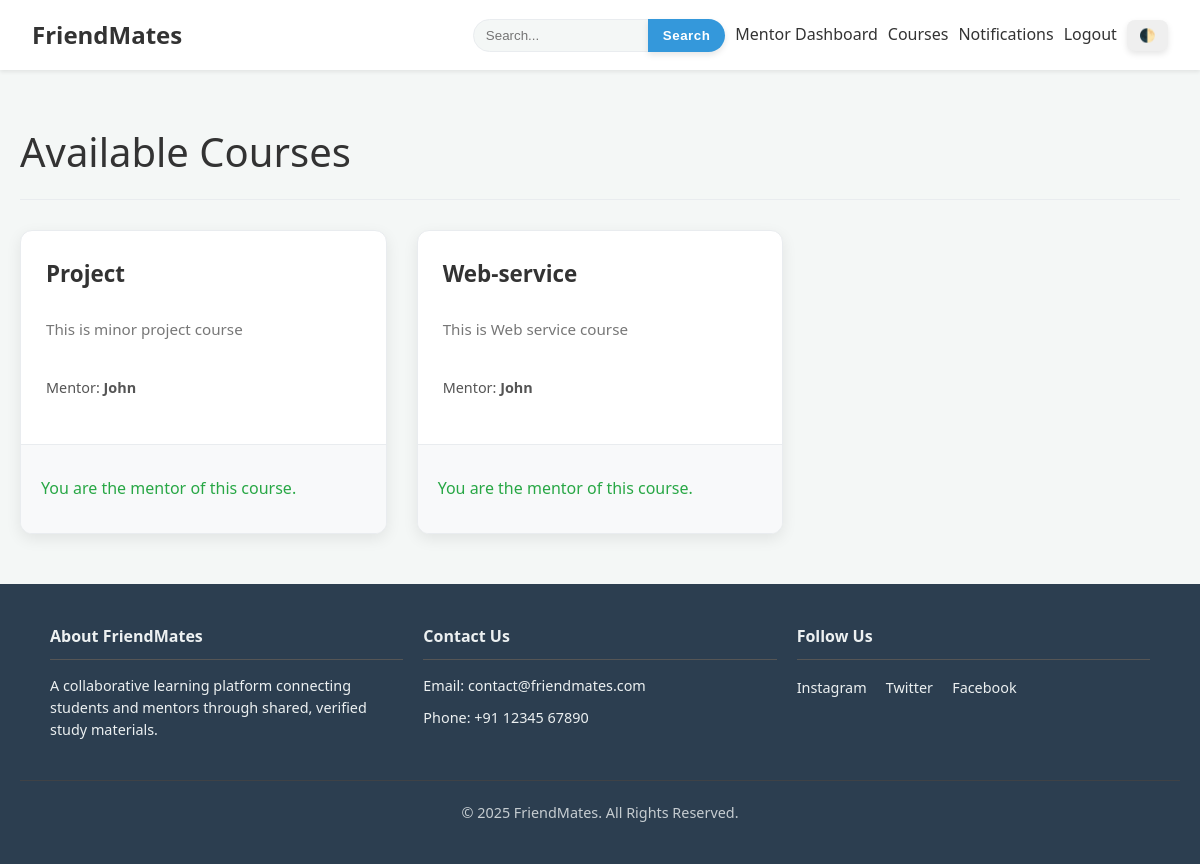
The page /courses/ (signed in) on the database its author committed.
### classroom/models.py (models this page shows, shortened)
class Course(models.Model):
    title = models.CharField(max_length=200)
    description = models.TextField()
    mentor = models.ForeignKey(User, on_delete=models.CASCADE, related_name='courses')
    enrolled_students = models.ManyToManyField(User, through='Enrollment', related_name='enrolled_courses')

### classroom/views.py (the view)
# urls.py: path('courses/', views.course_list, name='course_list'),
@login_required
def course_list(request):
    courses = Course.objects.all().order_by('title')
    return render(request, 'classroom/course_list.html', {'courses': courses})

### classroom/views.py (called while the page is built)
def notifications_context_processor(request):
    if request.user.is_authenticated:
        return {'unread_notifications_count': request.user.notifications.filter(is_read=False).count()}
    return {}

### classroom/templates/classroom/course_list.html
{% extends 'classroom/base.html' %}
{% load classroom_extras %}
{% block content %}
<div class="page-header">
    <h2>Available Courses</h2>
</div>
<div class="course-grid">
    {% for course in courses %}
        <div class="course-card">
            <div class="course-card-content">
                <h3><a href="{% url 'classroom:course_detail' course.pk %}">{{ course.title }}</a></h3>
                <p class="course-card-description">{{ course.description|truncatewords:20 }}</p>
                <p class="course-card-meta">Mentor: <strong>{{ course.mentor.username }}</strong></p>
            </div>
            <div class="course-card-footer">
                {% if user.is_authenticated %}
                    {% if user == course.mentor %}
                        <p class="enrolled-status">You are the mentor of this course.</p>
                    {% elif course|get_enrollment_status:user %}
                        <p class="enrolled-status">✓ Enrolled</p>
                    {% else %}
                        <a href="{% url 'classroom:enroll' course.pk %}" class="btn btn-primary">Enroll Now</a>
                    {% endif %}
                {% else %}
                    <a href="{% url 'login' %}" class="btn btn-secondary">Login to enroll</a>
                {% endif %}
            </div>
        </div>
    {% empty %}
        <div class="content-card">
            <p>No courses are available yet. Check back soon!</p>
        </div>
    {% endfor %}
</div>
{% endblock %}

### classroom/static/classroom/style.css (style rules this page uses)
:root { --bg-color: #f4f7f6; --text-color: #333; --card-bg: #ffffff; --border-color: #e9ecef; --navbar-bg: #ffffff; --footer-bg: #2c3e50; --footer-text: #ecf0f1; --primary-color: #3498db; --primary-btn-bg: #3498db; --secondary-btn-bg: #95a5a6; --highlight-bg: #f8f9fa; --shadow-color: rgba(0,0,0,0.08); --error-bg: #f8d7da; --error-text: #721c24; --error-border: #f5c6cb; }
body { font-family: 'Segoe UI', Tahoma, Geneva, Verdana, sans-serif; background-color: var(--bg-color); color: var(--text-color); line-height: 1.6; margin: 0; transition: background-color 0.3s, color 0.3s; display: flex; flex-direction: column; min-height: 100vh; }
h1, h2, h3, h4 { color: var(--text-color); }
a { color: var(--primary-color); text-decoration: none; }
.page-header { margin-bottom: 30px; padding-bottom: 15px; border-bottom: 1px solid var(--border-color); }
.page-header h2 { font-size: 2.5em; font-weight: 300; margin: 0; }
.course-grid { display: grid; grid-template-columns: repeat(auto-fill, minmax(300px, 1fr)); gap: 30px; }
.course-card { background-color: var(--card-bg); border: 1px solid var(--border-color); border-radius: 12px; overflow: hidden; box-shadow: 0 5px 15px var(--shadow-color); transition: transform 0.2s ease-in-out, box-shadow 0.2s ease-in-out; display: flex; flex-direction: column; }
.course-card-content { padding: 25px; flex-grow: 1; display: flex; flex-direction: column; }
.course-card h3 { margin: 0 0 10px 0; font-size: 1.4em; }
.course-card h3 a { color: var(--text-color); text-decoration: none; }
.course-card-description { color: #777; flex-grow: 1; margin-bottom: 20px; font-size: 0.95em; }
.course-card-meta { font-size: 0.9em; color: #555; margin-bottom: 20px; }
.course-card-footer { padding: 15px 20px; background-color: var(--highlight-bg); border-top: 1px solid var(--border-color); margin-top: auto; display: flex; justify-content: space-between; align-items: center; gap: 15px; }
.enrolled-status { font-weight: 500; color: #28a745; }

### rows shown on the page
Course: title "Project", description "This is minor project course", mentor.username "John", shows "You are the mentor of this course."
Course: title "Web-service", description "This is Web service course", mentor.username "John", shows "You are the mentor of this course."
